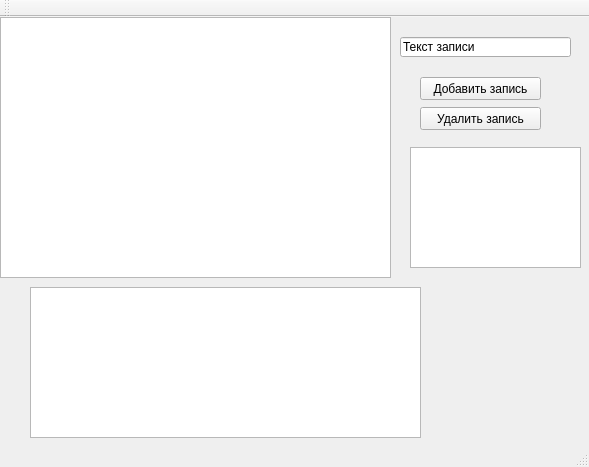
<?xml version="1.0" encoding="UTF-8"?>
<ui version="4.0">
 <class>MainWindow</class>
 <widget class="QMainWindow" name="MainWindow">
  <property name="geometry">
   <rect>
    <x>0</x>
    <y>0</y>
    <width>589</width>
    <height>467</height>
   </rect>
  </property>
  <property name="windowTitle">
   <string>MainWindow</string>
  </property>
  <widget class="QWidget" name="centralWidget">
   <widget class="QListView" name="listView">
    <property name="geometry">
     <rect>
      <x>0</x>
      <y>0</y>
      <width>391</width>
      <height>261</height>
     </rect>
    </property>
   </widget>
   <widget class="QPushButton" name="addButton">
    <property name="geometry">
     <rect>
      <x>420</x>
      <y>60</y>
      <width>121</width>
      <height>23</height>
     </rect>
    </property>
    <property name="text">
     <string>Добавить запись</string>
    </property>
   </widget>
   <widget class="QPushButton" name="removeButton">
    <property name="geometry">
     <rect>
      <x>420</x>
      <y>90</y>
      <width>121</width>
      <height>23</height>
     </rect>
    </property>
    <property name="text">
     <string>Удалить запись</string>
    </property>
   </widget>
   <widget class="QLineEdit" name="lineEdit">
    <property name="geometry">
     <rect>
      <x>400</x>
      <y>20</y>
      <width>171</width>
      <height>20</height>
     </rect>
    </property>
    <property name="text">
     <string>Текст записи</string>
    </property>
   </widget>
   <widget class="QTableView" name="tableView">
    <property name="geometry">
     <rect>
      <x>30</x>
      <y>270</y>
      <width>391</width>
      <height>151</height>
     </rect>
    </property>
   </widget>
   <widget class="QTreeView" name="treeView">
    <property name="geometry">
     <rect>
      <x>410</x>
      <y>130</y>
      <width>171</width>
      <height>121</height>
     </rect>
    </property>
   </widget>
  </widget>
  <widget class="QMenuBar" name="menuBar">
   <property name="geometry">
    <rect>
     <x>0</x>
     <y>0</y>
     <width>589</width>
     <height>21</height>
    </rect>
   </property>
  </widget>
  <widget class="QToolBar" name="mainToolBar">
   <attribute name="toolBarArea">
    <enum>TopToolBarArea</enum>
   </attribute>
   <attribute name="toolBarBreak">
    <bool>false</bool>
   </attribute>
  </widget>
  <widget class="QStatusBar" name="statusBar"/>
 </widget>
 <layoutdefault spacing="6" margin="11"/>
 <resources/>
 <connections/>
</ui>
